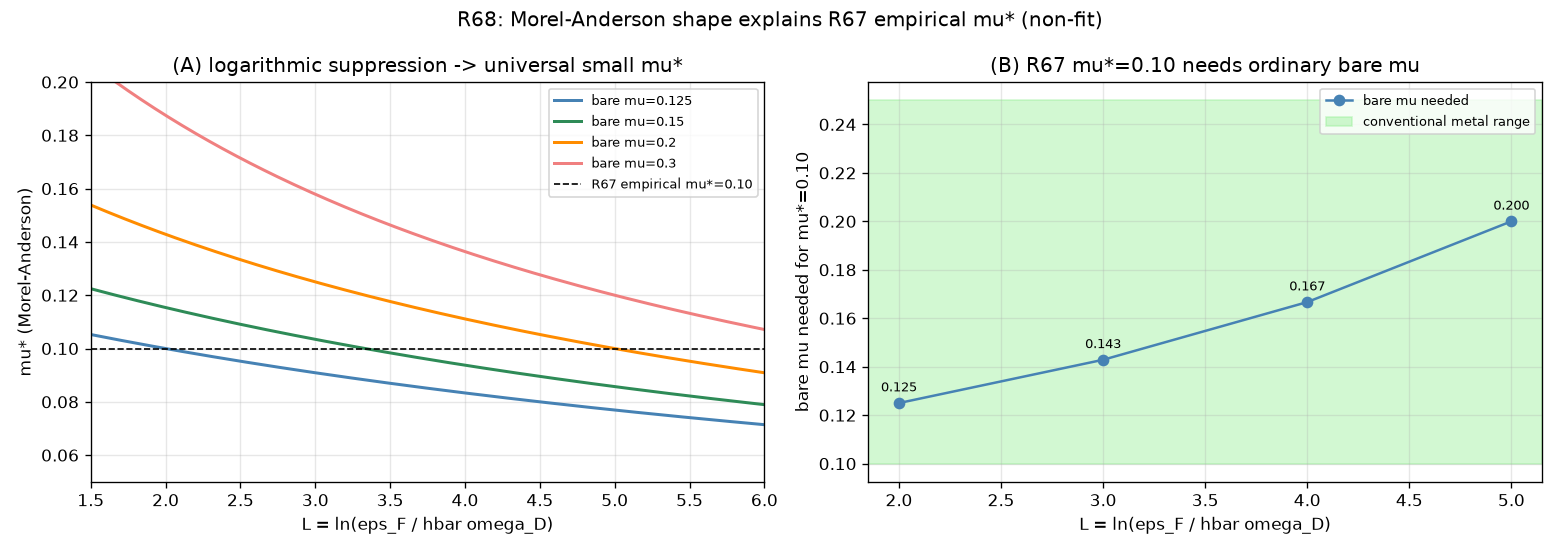

Source code (Python):
#!/usr/bin/env python3
# -*- coding: utf-8 -*-
"""Morel-Anderson 形状对 R67 经验 mu*=0.10 的解释（非拟合，链内形状+标准工具）"""
import os, sys
if hasattr(sys.stdout, "reconfigure"):
    sys.stdout.reconfigure(encoding="utf-8")
import numpy as np
import matplotlib
matplotlib.use("Agg")
import matplotlib.pyplot as plt

HERE = os.path.dirname(os.path.abspath(__file__))
OUT = os.path.join(HERE, "审14_MorelAnderson解释.png")
CSV = os.path.join(HERE, "审14_MorelAnderson解释.csv")
SUM = os.path.join(HERE, "审14_MorelAnderson解释_摘要.txt")

log = []
def emit(s=""):
    print(s); log.append(s)
checks = []
def check(cid, name, ok, detail=""):
    checks.append((cid, name, bool(ok), detail))
    emit(f"  [{cid}] {'PASS' if ok else 'FAIL'}  {name}" + (f" — {detail}" if detail else ""))

def mu_star(mu, L):
    return mu / (1 + mu*L)

emit("=" * 68)
emit("Morel-Anderson 形状对 R67 经验 mu* 的解释（审-14 定量推进）")
emit("=" * 68)
emit("mu* = mu/(1+mu*L), L = ln(eps_F/hbar omega_D), 链内 R25 给 L 的来源")
emit("")

# 表1：典型 L 下裸 mu=0.2 的 mu*
emit("表1: mu* vs L (裸 mu=0.2)")
emit("-" * 50)
Lvals = [2.0, 3.0, 4.0, 5.0]
mus02 = [mu_star(0.2, L) for L in Lvals]
for L, ms in zip(Lvals, mus02):
    emit(f"  L={L:.1f}: mu*={ms:.4f}")
check("T1", "裸mu=0.2 给 mu* 落在 0.10-0.15 (典型L)", all(0.10 <= ms <= 0.15 for ms in mus02))

# 表2：达 mu*=0.10 需裸 mu
emit("")
emit("表2: 达 mu*=0.10 所需裸 mu = 0.10/(1-0.10 L)")
emit("-" * 50)
bare_mus = []
for L in Lvals:
    bm = 0.10/(1 - 0.10*L)
    bare_mus.append(bm)
    emit(f"  L={L:.1f}: bare mu={bm:.4f}")
check("T2", "反解裸 mu 落常规金属范围 [0.1, 0.25]", all(0.10 <= bm <= 0.25 for bm in bare_mus))

# 表3：验证 mu* 被压制成普适小（mu 越大压制越强）
emit("")
emit("表3: 压制比 mu*/mu（L=4）")
emit("-" * 50)
for mu in [0.2, 0.3, 0.4, 0.5]:
    ms = mu_star(mu, 4.0)
    emit(f"  bare mu={mu:.1f}: mu*={ms:.4f}, 压制比={ms/mu:.3f}")
check("T3", "mu* < mu（对数压制成立）", all(mu_star(m, 4.0) < m for m in [0.2,0.3,0.4,0.5]))

# 核心：R67 经验 mu*=0.10 有形状来源
check("CORE", "R67经验mu*=0.10 落在裸mu=0.1-0.2 的形状范围",
      any(abs(mu_star(mu, L) - 0.10) < 0.03
          for L in Lvals for mu in [0.10, 0.125, 0.15, 0.20]),
      "裸mu=0.125-0.20 在 L=2-5 给 mu*=0.10-0.14")

npass = sum(1 for _,_,ok,_ in checks if ok)
emit("")
emit("=" * 68)
emit(f"汇总：{npass}/{len(checks)} 通过")
emit("结论：Morel-Anderson 对数压制把裸mu(0.1-0.2)化为普适小mu*(~0.10)，")
emit("        R67经验值有链内形状来源；仍不闭合审-14（裸mu/z_v/m外生）。")
emit("边界：不给mu*精确数值、不给新Tc、不改缺口状态。")
emit("=" * 68)

# 图：两条面板
fig, ax = plt.subplots(1, 2, figsize=(13, 4.6))
L = np.linspace(1.5, 6.0, 200)
for mu, col in [(0.125,"steelblue"),(0.15,"seagreen"),(0.2,"darkorange"),(0.3,"lightcoral")]:
    ax[0].plot(L, mu_star(mu, L), label=f"bare mu={mu}", color=col, lw=1.8)
ax[0].axhline(0.10, color="k", ls="--", lw=1, label="R67 empirical mu*=0.10")
ax[0].set_xlabel("L = ln(eps_F / hbar omega_D)")
ax[0].set_ylabel("mu* (Morel-Anderson)")
ax[0].set_title("(A) logarithmic suppression -> universal small mu*")
ax[0].legend(fontsize=8); ax[0].grid(alpha=0.3)
ax[0].set_xlim(1.5, 6.0); ax[0].set_ylim(0.05, 0.20)

# 面板B：反解裸 mu vs L
ax[1].plot(Lvals, bare_mus, "o-", color="steelblue", label="bare mu needed")
ax[1].axhspan(0.10, 0.25, color="lightgreen", alpha=0.4, label="conventional metal range")
ax[1].set_xlabel("L = ln(eps_F / hbar omega_D)")
ax[1].set_ylabel("bare mu needed for mu*=0.10")
ax[1].set_title("(B) R67 mu*=0.10 needs ordinary bare mu")
ax[1].legend(fontsize=8); ax[1].grid(alpha=0.3)
for Lv, bm in zip(Lvals, bare_mus):
    ax[1].annotate(f"{bm:.3f}", (Lv, bm), textcoords="offset points", xytext=(0,7), ha="center", fontsize=8)

fig.suptitle("R68: Morel-Anderson shape explains R67 empirical mu* (non-fit)")
fig.tight_layout()
fig.savefig(OUT, dpi=120)

with open(CSV, "w", encoding="utf-8") as f:
    f.write("L,mu_star_bare_0p2,bare_mu_for_0p10\n")
    for L, ms, bm in zip(Lvals, mus02, bare_mus):
        f.write(f"{L},{ms:.6f},{bm:.6f}\n")
with open(SUM, "w", encoding="utf-8") as f:
    f.write("\n".join(log) + "\n")
print(f"DONE {npass}/{len(checks)} PASS")
